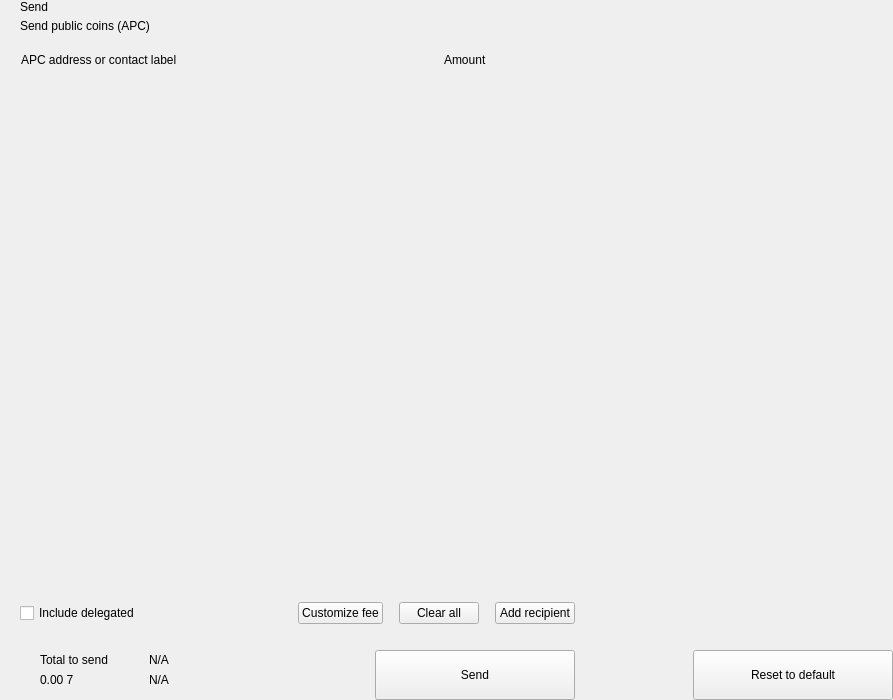
<?xml version="1.0" encoding="UTF-8"?>
<ui version="4.0">
 <class>send</class>
 <widget class="QWidget" name="send">
  <property name="geometry">
   <rect>
    <x>0</x>
    <y>0</y>
    <width>893</width>
    <height>700</height>
   </rect>
  </property>
  <property name="windowTitle">
   <string>Form</string>
  </property>
  <layout class="QHBoxLayout" name="horizontalLayout_2" stretch="2,1">
   <property name="spacing">
    <number>0</number>
   </property>
   <property name="leftMargin">
    <number>0</number>
   </property>
   <property name="topMargin">
    <number>0</number>
   </property>
   <property name="rightMargin">
    <number>0</number>
   </property>
   <property name="bottomMargin">
    <number>0</number>
   </property>
   <item>
    <widget class="QWidget" name="left" native="true">
     <layout class="QVBoxLayout" name="verticalLayout_3">
      <property name="spacing">
       <number>0</number>
      </property>
      <property name="leftMargin">
       <number>0</number>
      </property>
      <property name="topMargin">
       <number>0</number>
      </property>
      <property name="rightMargin">
       <number>0</number>
      </property>
      <property name="bottomMargin">
       <number>0</number>
      </property>
      <item>
       <layout class="QVBoxLayout" name="verticalLayout_22" stretch="0,0,0,1,0,0,0,0">
        <property name="spacing">
         <number>0</number>
        </property>
        <item>
         <layout class="QHBoxLayout" name="horizontalLayout_3">
          <property name="spacing">
           <number>0</number>
          </property>
          <property name="leftMargin">
           <number>20</number>
          </property>
          <property name="rightMargin">
           <number>20</number>
          </property>
          <item>
           <layout class="QVBoxLayout" name="verticalLayout">
            <property name="spacing">
             <number>5</number>
            </property>
            <item>
             <widget class="QLabel" name="labelTitle">
              <property name="text">
               <string>Send</string>
              </property>
              <property name="alignment">
               <set>Qt::AlignLeading|Qt::AlignLeft|Qt::AlignVCenter</set>
              </property>
             </widget>
            </item>
            <item>
             <widget class="QLabel" name="labelSubtitle1">
              <property name="text">
               <string>Send public coins (APC)</string>
              </property>
             </widget>
            </item>
           </layout>
          </item>
          <item>
           <spacer name="horizontalSpacer">
            <property name="orientation">
             <enum>Qt::Horizontal</enum>
            </property>
            <property name="sizeHint" stdset="0">
             <size>
              <width>40</width>
              <height>20</height>
             </size>
            </property>
           </spacer>
          </item>
         </layout>
        </item>
        <item>
         <spacer name="verticalSpacer_2">
          <property name="orientation">
           <enum>Qt::Vertical</enum>
          </property>
          <property name="sizeType">
           <enum>QSizePolicy::Fixed</enum>
          </property>
          <property name="sizeHint" stdset="0">
           <size>
            <width>20</width>
            <height>20</height>
           </size>
          </property>
         </spacer>
        </item>
        <item>
         <layout class="QHBoxLayout" name="horizontalLayout" stretch="6,0,2">
          <property name="spacing">
           <number>0</number>
          </property>
          <property name="leftMargin">
           <number>10</number>
          </property>
          <property name="topMargin">
           <number>0</number>
          </property>
          <property name="rightMargin">
           <number>20</number>
          </property>
          <property name="bottomMargin">
           <number>0</number>
          </property>
          <item>
           <widget class="QLabel" name="labelSubtitleAddress">
            <property name="styleSheet">
             <string notr="true">margin-left:8px;</string>
            </property>
            <property name="text">
             <string>APC address or contact label</string>
            </property>
           </widget>
          </item>
          <item>
           <spacer name="horizontalSpacer_3">
            <property name="orientation">
             <enum>Qt::Horizontal</enum>
            </property>
            <property name="sizeType">
             <enum>QSizePolicy::Fixed</enum>
            </property>
            <property name="sizeHint" stdset="0">
             <size>
              <width>40</width>
              <height>1</height>
             </size>
            </property>
           </spacer>
          </item>
          <item>
           <widget class="QLabel" name="labelSubtitleAmount">
            <property name="text">
             <string>Amount</string>
            </property>
           </widget>
          </item>
         </layout>
        </item>
        <item>
         <widget class="QScrollArea" name="scrollArea">
          <property name="minimumSize">
           <size>
            <width>0</width>
            <height>350</height>
           </size>
          </property>
          <property name="styleSheet">
           <string notr="true">#scrollArea {
            background:transparent;
            margin-top:10px;
}</string>
          </property>
          <property name="horizontalScrollBarPolicy">
           <enum>Qt::ScrollBarAlwaysOff</enum>
          </property>
          <property name="sizeAdjustPolicy">
           <enum>QAbstractScrollArea::AdjustIgnored</enum>
          </property>
          <property name="widgetResizable">
           <bool>true</bool>
          </property>
          <property name="alignment">
           <set>Qt::AlignLeading|Qt::AlignLeft|Qt::AlignTop</set>
          </property>
          <widget class="QWidget" name="scrollAreaWidgetContents">
           <property name="geometry">
            <rect>
             <x>0</x>
             <y>0</y>
             <width>591</width>
             <height>16</height>
            </rect>
           </property>
           <property name="sizePolicy">
            <sizepolicy hsizetype="Preferred" vsizetype="Maximum">
             <horstretch>0</horstretch>
             <verstretch>0</verstretch>
            </sizepolicy>
           </property>
           <property name="autoFillBackground">
            <bool>false</bool>
           </property>
           <property name="styleSheet">
            <string notr="true">#scrollAreaWidgetContents {
             background:transparent;
             }</string>
           </property>
           <layout class="QVBoxLayout" name="verticalLayout_7">
            <property name="spacing">
             <number>0</number>
            </property>
            <property name="sizeConstraint">
             <enum>QLayout::SetDefaultConstraint</enum>
            </property>
            <property name="leftMargin">
             <number>0</number>
            </property>
            <property name="topMargin">
             <number>0</number>
            </property>
            <property name="rightMargin">
             <number>0</number>
            </property>
            <property name="bottomMargin">
             <number>0</number>
            </property>
           </layout>
          </widget>
         </widget>
        </item>
        <item>
         <spacer name="verticalSpacer_4">
          <property name="orientation">
           <enum>Qt::Vertical</enum>
          </property>
          <property name="sizeType">
           <enum>QSizePolicy::Fixed</enum>
          </property>
          <property name="sizeHint" stdset="0">
           <size>
            <width>20</width>
            <height>20</height>
           </size>
          </property>
         </spacer>
        </item>
        <item>
         <layout class="QHBoxLayout" name="horizontalLayout_20">
          <property name="spacing">
           <number>6</number>
          </property>
          <property name="leftMargin">
           <number>20</number>
          </property>
          <property name="rightMargin">
           <number>20</number>
          </property>
          <item>
           <widget class="QCheckBox" name="checkBoxDelegations">
            <property name="layoutDirection">
             <enum>Qt::LeftToRight</enum>
            </property>
            <property name="text">
             <string>Include delegated</string>
            </property>
           </widget>
          </item>
          <item>
           <spacer name="horizontalSpacer_4">
            <property name="orientation">
             <enum>Qt::Horizontal</enum>
            </property>
            <property name="sizeHint" stdset="0">
             <size>
              <width>10</width>
              <height>20</height>
             </size>
            </property>
           </spacer>
          </item>
          <item>
           <widget class="QPushButton" name="pushButtonFee">
            <property name="focusPolicy">
             <enum>Qt::NoFocus</enum>
            </property>
            <property name="text">
             <string>Customize fee</string>
            </property>
           </widget>
          </item>
          <item>
           <spacer name="horizontalSpacer_11">
            <property name="orientation">
             <enum>Qt::Horizontal</enum>
            </property>
            <property name="sizeType">
             <enum>QSizePolicy::Minimum</enum>
            </property>
            <property name="sizeHint" stdset="0">
             <size>
              <width>10</width>
              <height>20</height>
             </size>
            </property>
           </spacer>
          </item>
          <item>
           <widget class="QPushButton" name="pushButtonClear">
            <property name="focusPolicy">
             <enum>Qt::NoFocus</enum>
            </property>
            <property name="layoutDirection">
             <enum>Qt::RightToLeft</enum>
            </property>
            <property name="text">
             <string>Clear all</string>
            </property>
           </widget>
          </item>
          <item>
           <spacer name="horizontalSpacer_6">
            <property name="orientation">
             <enum>Qt::Horizontal</enum>
            </property>
            <property name="sizeType">
             <enum>QSizePolicy::Fixed</enum>
            </property>
            <property name="sizeHint" stdset="0">
             <size>
              <width>10</width>
              <height>20</height>
             </size>
            </property>
           </spacer>
          </item>
          <item>
           <widget class="QPushButton" name="pushButtonAddRecipient">
            <property name="focusPolicy">
             <enum>Qt::NoFocus</enum>
            </property>
            <property name="text">
             <string>Add recipient</string>
            </property>
           </widget>
          </item>
         </layout>
        </item>
        <item>
         <spacer name="verticalSpacer">
          <property name="orientation">
           <enum>Qt::Vertical</enum>
          </property>
          <property name="sizeType">
           <enum>QSizePolicy::Fixed</enum>
          </property>
          <property name="sizeHint" stdset="0">
           <size>
            <width>20</width>
            <height>16</height>
           </size>
          </property>
         </spacer>
        </item>
        <item>
         <layout class="QHBoxLayout" name="horizontalLayout_7">
          <property name="rightMargin">
           <number>20</number>
          </property>
          <item>
           <layout class="QHBoxLayout" name="horizontalLayout_10">
            <property name="spacing">
             <number>0</number>
            </property>
            <property name="leftMargin">
             <number>8</number>
            </property>
            <item>
             <widget class="QStackedWidget" name="stackedWidget">
              <property name="minimumSize">
               <size>
                <width>0</width>
                <height>60</height>
               </size>
              </property>
              <property name="maximumSize">
               <size>
                <width>16777215</width>
                <height>60</height>
               </size>
              </property>
              <widget class="QWidget" name="page1">
               <layout class="QVBoxLayout" name="verticalLayout_71" stretch="0">
                <property name="spacing">
                 <number>6</number>
                </property>
                <property name="leftMargin">
                 <number>12</number>
                </property>
                <property name="topMargin">
                 <number>0</number>
                </property>
                <property name="rightMargin">
                 <number>0</number>
                </property>
                <property name="bottomMargin">
                 <number>0</number>
                </property>
                <item>
                 <widget class="QWidget" name="coinWidget" native="true">
                  <property name="minimumSize">
                   <size>
                    <width>0</width>
                    <height>60</height>
                   </size>
                  </property>
                  <property name="maximumSize">
                   <size>
                    <width>16777215</width>
                    <height>60</height>
                   </size>
                  </property>
                  <layout class="QHBoxLayout" name="horizontalLayout_9">
                   <property name="spacing">
                    <number>0</number>
                   </property>
                   <property name="leftMargin">
                    <number>20</number>
                   </property>
                   <property name="topMargin">
                    <number>10</number>
                   </property>
                   <property name="rightMargin">
                    <number>20</number>
                   </property>
                   <property name="bottomMargin">
                    <number>10</number>
                   </property>
                   <item>
                    <layout class="QVBoxLayout" name="verticalSend">
                     <property name="spacing">
                      <number>0</number>
                     </property>
                     <item>
                      <widget class="QLabel" name="labelTitleTotalSend">
                       <property name="text">
                        <string>Total to send</string>
                       </property>
                      </widget>
                     </item>
                     <item>
                      <widget class="QLabel" name="labelAmountSend">
                       <property name="text">
                        <string notr="true">0.00 7</string>
                       </property>
                      </widget>
                     </item>
                    </layout>
                   </item>
                   <item>
                    <spacer name="horizontalSpacer_9">
                     <property name="orientation">
                      <enum>Qt::Horizontal</enum>
                     </property>
                     <property name="sizeType">
                      <enum>QSizePolicy::Fixed</enum>
                     </property>
                     <property name="sizeHint" stdset="0">
                      <size>
                       <width>20</width>
                       <height>20</height>
                      </size>
                     </property>
                    </spacer>
                   </item>
                   <item>
                    <widget class="QLabel" name="labelLine">
                     <property name="minimumSize">
                      <size>
                       <width>1</width>
                       <height>0</height>
                      </size>
                     </property>
                     <property name="maximumSize">
                      <size>
                       <width>1</width>
                       <height>16777215</height>
                      </size>
                     </property>
                     <property name="text">
                      <string/>
                     </property>
                    </widget>
                   </item>
                   <item>
                    <spacer name="horizontalSpacer_10">
                     <property name="orientation">
                      <enum>Qt::Horizontal</enum>
                     </property>
                     <property name="sizeType">
                      <enum>QSizePolicy::Fixed</enum>
                     </property>
                     <property name="sizeHint" stdset="0">
                      <size>
                       <width>20</width>
                       <height>20</height>
                      </size>
                     </property>
                    </spacer>
                   </item>
                   <item>
                    <layout class="QVBoxLayout" name="verticalRemaining">
                     <property name="spacing">
                      <number>0</number>
                     </property>
                     <item>
                      <widget class="QLabel" name="labelTitleTotalRemaining">
                       <property name="text">
                        <string notr="true">N/A</string>
                       </property>
                      </widget>
                     </item>
                     <item>
                      <widget class="QLabel" name="labelAmountRemaining">
                       <property name="text">
                        <string notr="true">N/A</string>
                       </property>
                      </widget>
                     </item>
                    </layout>
                   </item>
                  </layout>
                 </widget>
                </item>
               </layout>
              </widget>
              <widget class="QWidget" name="page_2"/>
             </widget>
            </item>
           </layout>
          </item>
          <item>
           <spacer name="horizontalSpacer_5">
            <property name="orientation">
             <enum>Qt::Horizontal</enum>
            </property>
            <property name="sizeType">
             <enum>QSizePolicy::Expanding</enum>
            </property>
            <property name="sizeHint" stdset="0">
             <size>
              <width>40</width>
              <height>20</height>
             </size>
            </property>
           </spacer>
          </item>
          <item alignment="Qt::AlignBottom">
           <widget class="QPushButton" name="pushButtonSave">
            <property name="minimumSize">
             <size>
              <width>200</width>
              <height>50</height>
             </size>
            </property>
            <property name="maximumSize">
             <size>
              <width>200</width>
              <height>50</height>
             </size>
            </property>
            <property name="focusPolicy">
             <enum>Qt::NoFocus</enum>
            </property>
            <property name="text">
             <string>Send</string>
            </property>
           </widget>
          </item>
         </layout>
        </item>
       </layout>
      </item>
     </layout>
    </widget>
   </item>
   <item>
    <widget class="QWidget" name="right" native="true">
     <layout class="QVBoxLayout" name="verticalLayout_5">
      <property name="leftMargin">
       <number>0</number>
      </property>
      <property name="topMargin">
       <number>0</number>
      </property>
      <property name="rightMargin">
       <number>0</number>
      </property>
      <property name="bottomMargin">
       <number>0</number>
      </property>
      <item>
       <layout class="QVBoxLayout" name="verticalLayout_4">
        <property name="spacing">
         <number>6</number>
        </property>
        <item>
         <widget class="OptionButton" name="btnCoinControl" native="true">
          <property name="minimumSize">
           <size>
            <width>0</width>
            <height>50</height>
           </size>
          </property>
         </widget>
        </item>
        <item>
         <widget class="OptionButton" name="btnChangeAddress" native="true">
          <property name="minimumSize">
           <size>
            <width>0</width>
            <height>50</height>
           </size>
          </property>
         </widget>
        </item>
        <item>
         <widget class="OptionButton" name="btnUri" native="true">
          <property name="minimumSize">
           <size>
            <width>0</width>
            <height>50</height>
           </size>
          </property>
         </widget>
        </item>
        <item>
         <spacer name="verticalSpacer_5">
          <property name="orientation">
           <enum>Qt::Vertical</enum>
          </property>
          <property name="sizeHint" stdset="0">
           <size>
            <width>20</width>
            <height>40</height>
           </size>
          </property>
         </spacer>
        </item>
        <item>
         <layout class="QHBoxLayout" name="horizontalLayout_8">
          <item>
           <spacer name="horizontalSpacer_7">
            <property name="orientation">
             <enum>Qt::Horizontal</enum>
            </property>
            <property name="sizeHint" stdset="0">
             <size>
              <width>40</width>
              <height>20</height>
             </size>
            </property>
           </spacer>
          </item>
          <item>
           <widget class="QPushButton" name="pushButtonReset">
            <property name="minimumSize">
             <size>
              <width>200</width>
              <height>50</height>
             </size>
            </property>
            <property name="maximumSize">
             <size>
              <width>200</width>
              <height>50</height>
             </size>
            </property>
            <property name="focusPolicy">
             <enum>Qt::NoFocus</enum>
            </property>
            <property name="text">
             <string>Reset to default</string>
            </property>
           </widget>
          </item>
         </layout>
        </item>
       </layout>
      </item>
     </layout>
    </widget>
   </item>
  </layout>
 </widget>
 <customwidgets>
  <customwidget>
   <class>OptionButton</class>
   <extends>QWidget</extends>
   <header>qt/pivx/optionbutton.h</header>
   <container>1</container>
  </customwidget>
 </customwidgets>
 <resources/>
 <connections/>
</ui>
